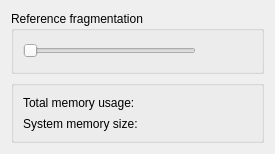
<?xml version="1.0" encoding="UTF-8"?>
<ui version="4.0">
 <class>BuildSuffixArraySettings</class>
 <widget class="QWidget" name="BuildSuffixArraySettings">
  <property name="geometry">
   <rect>
    <x>0</x>
    <y>0</y>
    <width>275</width>
    <height>154</height>
   </rect>
  </property>
  <property name="sizePolicy">
   <sizepolicy hsizetype="Preferred" vsizetype="Minimum">
    <horstretch>0</horstretch>
    <verstretch>0</verstretch>
   </sizepolicy>
  </property>
  <property name="minimumSize">
   <size>
    <width>275</width>
    <height>130</height>
   </size>
  </property>
  <property name="windowTitle">
   <string/>
  </property>
  <layout class="QVBoxLayout" name="verticalLayout">
   <item>
    <widget class="QGroupBox" name="refGroupBox">
     <property name="title">
      <string>Reference fragmentation</string>
     </property>
     <layout class="QVBoxLayout" name="verticalLayout_4">
      <item>
       <layout class="QHBoxLayout" name="horizontalLayout">
        <item>
         <widget class="QSlider" name="partSlider">
          <property name="toolTip">
           <string>&lt;!DOCTYPE HTML PUBLIC &quot;-//W3C//DTD HTML 4.0//EN&quot; &quot;http://www.w3.org/TR/REC-html40/strict.dtd&quot;&gt;
&lt;html&gt;&lt;head&gt;&lt;meta name=&quot;qrichtext&quot; content=&quot;1&quot; /&gt;&lt;style type=&quot;text/css&quot;&gt;
p, li { white-space: pre-wrap; }
&lt;/style&gt;&lt;/head&gt;&lt;body style=&quot; font-family:'MS Shell Dlg 2'; font-size:8.25pt; font-weight:400; font-style:normal;&quot;&gt;
&lt;p style=&quot; margin-top:0px; margin-bottom:0px; margin-left:0px; margin-right:0px; -qt-block-indent:0; text-indent:0px;&quot;&gt;&lt;span style=&quot; font-size:8pt;&quot;&gt;This parameter influences the number of parts the
             reference will be divided. It is better to make it bigger, but it influences the
             amount of memory used during the alignment.&lt;/span&gt;&lt;/p&gt;&lt;/body&gt;&lt;/html&gt;</string>
          </property>
          <property name="orientation">
           <enum>Qt::Horizontal</enum>
          </property>
         </widget>
        </item>
        <item>
         <widget class="QLabel" name="partSizeLabel">
          <property name="minimumSize">
           <size>
            <width>50</width>
            <height>0</height>
           </size>
          </property>
          <property name="maximumSize">
           <size>
            <width>50</width>
            <height>16777215</height>
           </size>
          </property>
          <property name="text">
           <string/>
          </property>
         </widget>
        </item>
       </layout>
      </item>
     </layout>
    </widget>
   </item>
   <item>
    <widget class="QGroupBox" name="groupBox">
     <property name="sizePolicy">
      <sizepolicy hsizetype="Minimum" vsizetype="Preferred">
       <horstretch>0</horstretch>
       <verstretch>0</verstretch>
      </sizepolicy>
     </property>
     <property name="minimumSize">
      <size>
       <width>250</width>
       <height>0</height>
      </size>
     </property>
     <property name="title">
      <string/>
     </property>
     <layout class="QGridLayout" name="gridLayout">
      <item row="0" column="0">
       <layout class="QHBoxLayout" name="horizontalLayout_4">
        <item>
         <widget class="QLabel" name="label">
          <property name="text">
           <string>Total memory usage:</string>
          </property>
         </widget>
        </item>
        <item>
         <widget class="QLabel" name="totalSizeLabel">
          <property name="minimumSize">
           <size>
            <width>61</width>
            <height>0</height>
           </size>
          </property>
          <property name="maximumSize">
           <size>
            <width>61</width>
            <height>16777215</height>
           </size>
          </property>
          <property name="text">
           <string/>
          </property>
         </widget>
        </item>
       </layout>
      </item>
      <item row="1" column="0">
       <layout class="QHBoxLayout" name="horizontalLayout_5">
        <item>
         <widget class="QLabel" name="label_3">
          <property name="text">
           <string>System memory size:</string>
          </property>
         </widget>
        </item>
        <item>
         <widget class="QLabel" name="systemSizeLabel">
          <property name="minimumSize">
           <size>
            <width>61</width>
            <height>0</height>
           </size>
          </property>
          <property name="maximumSize">
           <size>
            <width>61</width>
            <height>16777215</height>
           </size>
          </property>
          <property name="text">
           <string/>
          </property>
         </widget>
        </item>
       </layout>
      </item>
     </layout>
     <zorder></zorder>
     <zorder></zorder>
     <zorder></zorder>
     <zorder></zorder>
    </widget>
   </item>
  </layout>
 </widget>
 <resources/>
 <connections/>
</ui>
